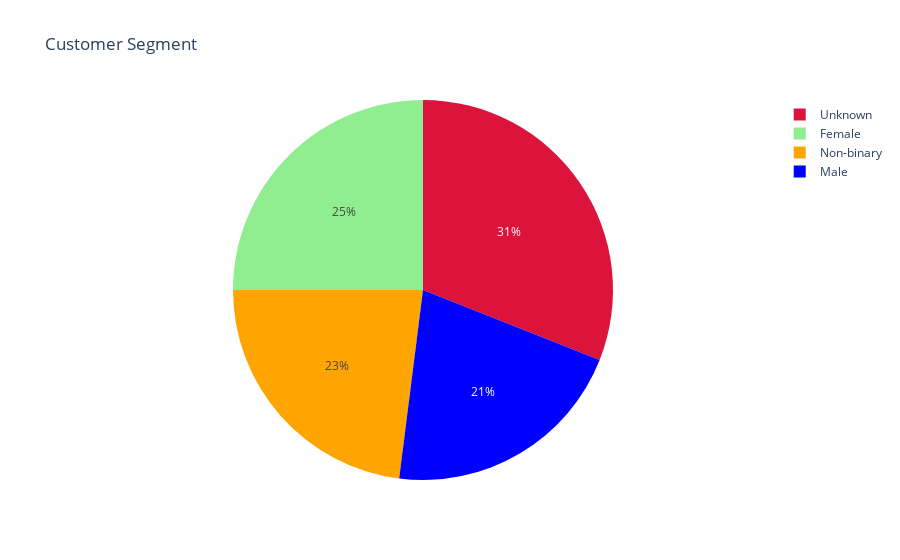

Write notebook code for a chart like this one.
### Code cell
data_Customers=df.groupby(['customer_demographics'])['sku'].count().reset_index(name='number_of_products_sold').sort_values(by= 'number_of_products_sold', ascending= False)
px.pie(data_Customers, values='number_of_products_sold', names= 'customer_demographics' , title= 'Customer Segment', 
       color='customer_demographics', color_discrete_map={'Female':'lightgreen', 'Male':'blue', 'Non-binary':'orange', 'Unknown':'crimson'})

### Figure 1 — Plotly figure (JSON) as saved in the notebook; plotly's stock layout.template omitted (floating-point values rounded to 4 significant figures)
{"data": [{"customdata": [["Unknown"], ["Female"], ["Non-binary"], ["Male"]], "domain": {"x": [0, 1], "y": [0, 1]}, "hovertemplate": "customer_demographics=%{customdata[0]}<br>number_of_products_sold=%{value}<extra></extra>", "labels": ["Unknown", "Female", "Non-binary", "Male"], "legendgroup": "", "marker": {"colors": ["crimson", "lightgreen", "orange", "blue"]}, "name": "", "showlegend": true, "type": "pie", "values": [31, 25, 23, 21]}], "layout": {"autosize": true, "legend": {"tracegroupgap": 0}, "title": {"text": "Customer Segment"}}}
